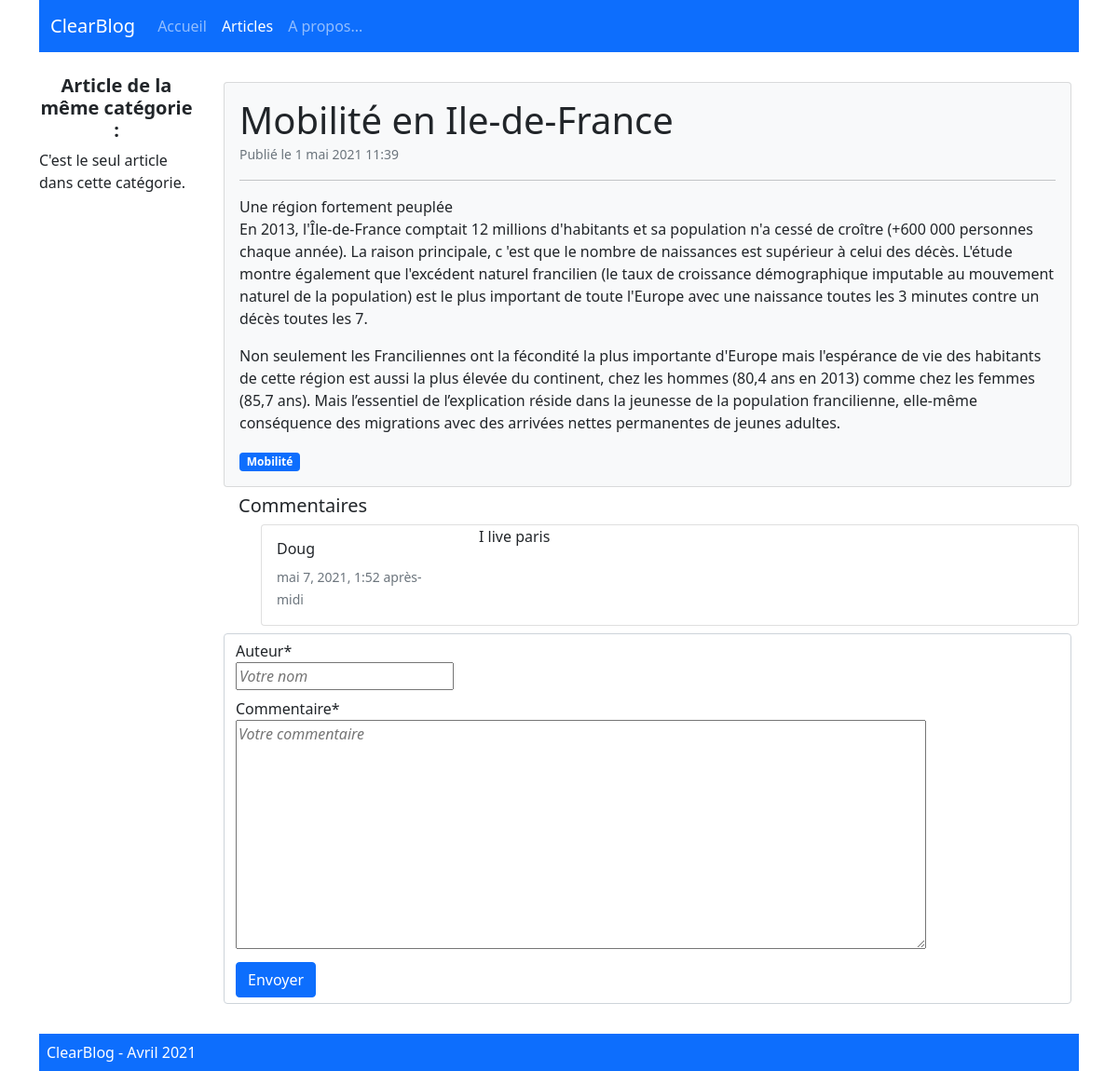
/article/7, run on the app's committed database.
### blog/models.py (models this page shows, shortened)
class Post(models.Model):
    title = models.CharField(max_length=100)
    category = models.ForeignKey('PostCategory', null=True, blank=True,on_delete=models.DO_NOTHING)
    published = models.BooleanField(default=False)
    text = models.TextField(blank=True)
    created_at = models.DateTimeField(auto_now_add=True)

class PostCategory(models.Model):
    name = models.CharField(max_length=50)
    def __str__(self):
        return self.name

class Comment(models.Model):
    STATUS_VISIBLE = 'visible'
    STATUS_HIDDEN = 'hidden'
    STATUS_MODARETED = 'moderated'
    STATUS_CHOICES = (
        (STATUS_VISIBLE, 'visible'),
        (STATUS_HIDDEN, 'hidden'),
        (STATUS_MODARETED, 'moderated'),
    )
    post = models.ForeignKey('Post', models.CASCADE)
    auteur = models.CharField(max_length=100)
    commentaire = models.TextField()
    status = models.CharField(max_length=20, default=STATUS_VISIBLE, choices=STATUS_CHOICES)
    moderation_text = models.CharField(blank=True, max_length=200)
    created_at = models.DateTimeField(auto_now_add=True)

### blog/views.py (the view)
# urls.py: path('article/<int:article_id>', views.article, name="article"),
def article(request, article_id):
     nav_items = navigation.navigation_items(navigation.NAV_POSTS)
     article_info = model_helpers.get_article(article_id)
     article_titles = model_helpers.get_titles_article(article_info.category, article_id)
     comment_form = forms.CommentForm()
     comment_data = model_helpers.get_comment(article_id)
     if request.method == 'POST':
          comment_get_data = forms.CommentForm(request.POST)
          if comment_get_data.is_valid():
               comment = comment_get_data.save(commit=False)
               comment.post = article_info
               comment.save()
               message = "Votre commentaire est enregistré !"
     else:
          message = ''
     context = {
          "id_article": article_id,
          "article" : article_info,
          "nav_items": nav_items,
          'article_titles' : article_titles,
          "comment_form" : comment_form,
          'comment_data' : comment_data,
          'message' : message,
     }
     return render(request, 'blog/article.html', context)

### blog/forms.py
class CommentForm(forms.ModelForm):
    class Meta:
        model = Comment
        fields = ['auteur', 'commentaire']
        widgets = {
            'auteur' : forms.TextInput(attrs=
                    {
                        'class' : 'fst-italic',
                        'placeholder' : 'Votre nom'
                    }),
            'commentaire': forms.Textarea(attrs=
                    {
                        'class': 'fst-italic',
                        'placeholder' : 'Votre commentaire',
                        'rows' : 10,
                        'cols' : 80,
                    }),
        }

### blog/model_helpers.py (called while the page is built)
def get_article(article_id):
    article_info = Post.objects.get(id=article_id)
    return article_info

def get_titles_article(category_name, article_id):
    article_titles = Post.objects.filter(published=True, category__name=category_name)
    article_titles = article_titles.exclude(id=article_id)
    return article_titles

def get_comment(article_id):
    comment_data = Comment.objects.filter(post__id=article_id).exclude(status=Comment.STATUS_HIDDEN).order_by('-created_at')
    return comment_data

### blog/navigation.py (called while the page is built)
def navigation_items(selected_item):
    nav_items = []
    for name, url in NAV_ITEMS:
        nav_items.append({
            'name': name,
            'url': url,
            'active': True if selected_item == name else False
        })
    return nav_items

### blog/templates/blog/article.html (shortened to what this page needs)
{% extends "base.html" %}
{% load crispy_forms_tags %}
{% block content %}
    <div class="col-10 order-2">
        <div class="card m-2  bg-light">
            <div class="card-body">
                <div class="card_title display-6">  {{ article.title }} </div>
                <small class="card_subtitle text-muted"> Publié le {{ article.created_at|date:"j F Y H:i" }} </small>
                <hr>
                <p class="card-text">
                    {{ article.text|linebreaks }}
                </p>
                <div class="badge bg-primary">
                    {{ article.category.name }}
                </div>
            </div>
        </div>
        <div class="h5 ms-4">Commentaires</div>
        {% for cd in comment_data %}
        <div class="card ms-5 mb-2">
            <div class="row">
                <div class="col-md-3">
                    <div class="card-body">
                        <div class="card_title h6">  {{ cd.auteur }} </div>
                        <small class="card_subtitle text-muted"> {{ cd.created_at }} </small>
                    </div>
                </div>
                <div class="col-md-9">
                    <div class="card-text px-2">
                        {{ cd.commentaire }}
                    </div>
                </div>
            </div>
        </div>
        {% empty %} <div class="text-info ms-4">Aucun commentaire pour cet article pour le moment ! </div>
        {% endfor %}
        <form action="{% url 'article' id_article %}" method="post" class="m-2">
            <div class="form-control">
                <div class="mb-2">
                    {{ comment_form.auteur|as_crispy_field }}
                </div>
                <div class=" mb-2">
                    {{ comment_form.commentaire|as_crispy_field }}
                </div>
                <button value="Envoyer" type="submit" class="btn btn-primary">Envoyer</button>
            </div>
        </form>
    </div>
    <div class="col-2 order-1">
        <ul class="list-group">
            <li class="fw-bold text-center d-flex h5 mb-2">Article de la même catégorie : </li>
            {% for a in article_titles %}
               <li class="list-group-item">
                    <a href="{% url 'article' a.pk %}" class="text-decoration-none"> {{ a.title }} </a>
                </li>
            {% empty %} C'est le seul article dans cette catégorie.
            {% endfor %}
        </ul>
    </div>
{% endblock content %}

### data on the page
Post: title "Mobilité en Ile-de-France", created_at "1 mai 2021 11:39", text "Une région fortement peuplée En 2013, l'Île-de-France comptait 12 millions d'habitants et sa population n'a cessé de croître (+600 000 personnes chaque année). La raison principale, c 'est que le nombre de naissances est supérieur à celui des décès. L'étude montre également que l'excédent naturel francilien (le taux de croissance démographique imputable au mouvement naturel de la population) est le plus important de toute l'Europe avec une naissance toutes les 3 minutes contre un décès toutes les 7. Non seulement les Franciliennes ont la fécondité la plus importante d'Europe mais l'espérance de vie des habitants de cette région est aussi la plus élevée du continent, chez les hommes (80,4…", category.name "Mobilité"
Comment: auteur "Doug", created_at "mai 7, 2021, 1:52 après-midi", commentaire "I live paris"

### other printed values
{{ ni.name }} "Accueil" "Articles" "A propos..."
